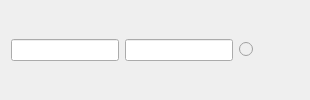
<?xml version="1.0" encoding="UTF-8"?>
<ui version="4.0">
 <class>ListRecord</class>
 <widget class="QWidget" name="ListRecord">
  <property name="windowTitle">
   <string>Form</string>
  </property>
  <layout class="QHBoxLayout" name="horizontalLayout">
   <item>
    <widget class="QLineEdit" name="fld_phrase">
     <property name="enabled">
      <bool>true</bool>
     </property>
     <property name="sizePolicy">
      <sizepolicy hsizetype="Expanding" vsizetype="Fixed">
       <horstretch>0</horstretch>
       <verstretch>0</verstretch>
      </sizepolicy>
     </property>
     <property name="text">
      <string/>
     </property>
     <property name="maxLength">
      <number>50</number>
     </property>
     <property name="frame">
      <bool>true</bool>
     </property>
     <property name="readOnly">
      <bool>true</bool>
     </property>
    </widget>
   </item>
   <item>
    <widget class="QLineEdit" name="fld_definition">
     <property name="enabled">
      <bool>true</bool>
     </property>
     <property name="sizePolicy">
      <sizepolicy hsizetype="Expanding" vsizetype="Fixed">
       <horstretch>0</horstretch>
       <verstretch>0</verstretch>
      </sizepolicy>
     </property>
     <property name="maxLength">
      <number>50</number>
     </property>
     <property name="frame">
      <bool>true</bool>
     </property>
     <property name="readOnly">
      <bool>true</bool>
     </property>
    </widget>
   </item>
   <item>
    <widget class="QRadioButton" name="rbtn_priority">
     <property name="enabled">
      <bool>false</bool>
     </property>
     <property name="sizePolicy">
      <sizepolicy hsizetype="Preferred" vsizetype="Fixed">
       <horstretch>0</horstretch>
       <verstretch>0</verstretch>
      </sizepolicy>
     </property>
     <property name="text">
      <string/>
     </property>
    </widget>
   </item>
   <item>
    <widget class="QPushButton" name="btn_edit">
     <property name="enabled">
      <bool>true</bool>
     </property>
     <property name="sizePolicy">
      <sizepolicy hsizetype="Preferred" vsizetype="Fixed">
       <horstretch>0</horstretch>
       <verstretch>0</verstretch>
      </sizepolicy>
     </property>
     <property name="text">
      <string/>
     </property>
     <property name="icon">
      <iconset>
       <normaloff>icons/edit.png</normaloff>icons/edit.png</iconset>
     </property>
     <property name="flat">
      <bool>true</bool>
     </property>
    </widget>
   </item>
  </layout>
 </widget>
 <resources/>
 <connections/>
</ui>
